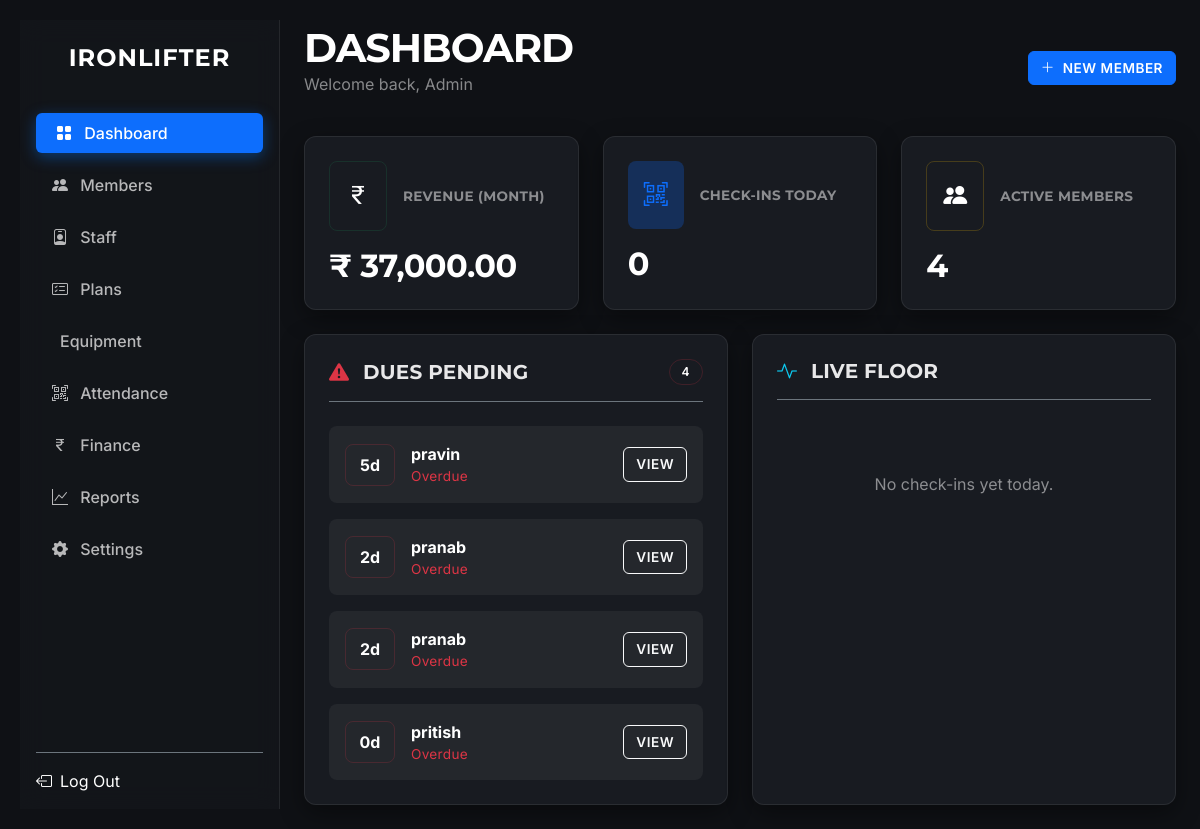
The page / (signed in) on the database its author committed.
### src/models/__init__.py (models this page shows, shortened)
class Member(db.Model):
    __tablename__ = 'members'
    id = db.Column(db.Integer, primary_key=True)
    member_code = db.Column(db.String(MEMBER_CODE_LENGTH), unique=True, index=True)
    name = db.Column(db.String(100), nullable=False)
    phone = db.Column(db.String(20))
    email = db.Column(db.String(120))
    address = db.Column(db.Text)
    date_of_birth = db.Column(db.Date)
    gender = db.Column(db.String(10))
    photo_path = db.Column(db.String(255))
    emergency_contact_name = db.Column(db.String(100))
    emergency_contact_phone = db.Column(db.String(20))
    emergency_contact_relation = db.Column(db.String(50))
    plan_id = db.Column(db.Integer, db.ForeignKey('plans.id'))
    plan_price_at_join = db.Column(db.Integer)
    join_date = db.Column(db.Date, default=date.today)
    expiry_date = db.Column(db.Date)
    status = db.Column(db.String(20), default='Active')
    notes = db.Column(db.Text)
    created_at = db.Column(db.DateTime, default=datetime.utcnow)
    updated_at = db.Column(db.DateTime, default=datetime.utcnow, onupdate=datetime.utcnow)
    attendance_logs = db.relationship('Attendance', backref='member', lazy='dynamic', cascade="all, delete-orphan")
    measurements = db.relationship('Measurement', backref='member', lazy='dynamic', cascade="all, delete-orphan")
    transactions = db.relationship('Transaction', backref='member', lazy='dynamic', cascade="all, delete-orphan")

### src/routes/main_routes.py (the view, shortened to what this page needs)
@main_bp.route('/')
@login_required
def dashboard():
    today = date.today()
    today_start = datetime.combine(today, time.min)
    today_end = datetime.combine(today, time.max)
    total_members = Member.query.count()
    active_members = Member.query.filter(
        Member.status == 'Active',
        Member.expiry_date >= today
    ).count()
    checkins_today = Attendance.query.filter(
        Attendance.timestamp.between(today_start, today_end)
    ).count()
    seven_days_out = today + timedelta(days=7)
    expiring_soon = db.session.query(Member, Plan).join(Plan).filter(
        Member.status == 'Active',
        Member.expiry_date <= seven_days_out,
        Member.expiry_date >= (today - timedelta(days=30))
    ).order_by(Member.expiry_date.asc()).all()
    upcoming_dues = []
    for member, plan in expiring_soon:
        upcoming_dues.append({
            'id': member.id,
            'name': member.name,
            'plan_name': plan.name,
            'expiry_date': member.expiry_date,
            'days_left': (member.expiry_date - today).days
        })
    todays_checkins = db.session.query(Attendance, Member, Plan).join(
        Member, Attendance.member_id == Member.id
    ).outerjoin(
        Plan, Member.plan_id == Plan.id
    ).filter(
        Attendance.timestamp.between(today_start, today_end)
    ).order_by(Attendance.timestamp.desc()).limit(20).all()
    checkin_list = []
    first_of_month = today.replace(day=1)
    current_month_revenue = db.session.query(func.sum(Transaction.amount)).filter(
        Transaction.date >= first_of_month
    ).scalar() or 0
    return render_template('dashboard.html',
        active_page='dashboard',
        total_members=total_members,
        active_members=active_members,
        checkins_today=checkins_today,
        upcoming_dues=upcoming_dues,
        todays_checkins=checkin_list,
        current_month_revenue=f"{current_month_revenue:,.2f}"
    )

### src/templates/dashboard.html (shortened to what this page needs)
{% extends "base.html" %}
{% block content %}
<div class="container fade-in">
    <div class="d-flex justify-content-between align-items-center mb-4">
        <div>
            <h1 class="fw-bold text-white mb-0">Dashboard</h1>
            <p class="text-white-50">Welcome back, Admin</p>
        </div>
        <a href="{{ url_for('members.new_member') }}" class="btn btn-primary px-4 py-2">
            <i class="bi bi-plus-lg me-2"></i>New Member
        </a>
    </div>
    <div class="row g-4 mb-4">
        <div class="col-md-4">
            <a href="{{ url_for('finance.finance_dashboard') }}" class="card h-100 p-4 text-decoration-none text-white transition-hover">
                <div class="d-flex align-items-center mb-3">
                    <div class="rounded-3 p-3 bg-success bg-opacity-25 text-success">
                        <i class="bi bi-currency-rupee fs-4"></i>
                    </div>
                    <div class="ms-3">
                        <h6 class="text-white-50 mb-0 text-uppercase small fw-bold">Revenue (Month)</h6>
                    </div>
                </div>
                <h2 class="fw-bold mb-0">₹ {{ current_month_revenue }}</h2>
            </a>
        </div>
        <div class="col-md-4">
            <a href="{{ url_for('main.attendance') }}" class="card h-100 p-4 text-decoration-none text-white transition-hover">
                <div class="d-flex align-items-center mb-3">
                    <div class="rounded-3 p-3 bg-primary bg-opacity-25 text-primary">
                        <i class="bi bi-qr-code-scan fs-4"></i>
                    </div>
                    <div class="ms-3">
                        <h6 class="text-white-50 mb-0 text-uppercase small fw-bold">Check-ins Today</h6>
                    </div>
                </div>
                <h2 class="fw-bold mb-0">{{ checkins_today }}</h2>
            </a>
        </div>
        <div class="col-md-4">
            <a href="{{ url_for('members.list_members') }}" class="card h-100 p-4 text-decoration-none text-white transition-hover">
                <div class="d-flex align-items-center mb-3">
                    <div class="rounded-3 p-3 bg-warning bg-opacity-25 text-warning">
                        <i class="bi bi-people-fill fs-4"></i>
                    </div>
                    <div class="ms-3">
                        <h6 class="text-white-50 mb-0 text-uppercase small fw-bold">Active Members</h6>
                    </div>
                </div>
                <h2 class="fw-bold mb-0">{{ active_members }}</h2>
            </a>
        </div>
    </div>
    <div class="row g-4">
        <div class="col-lg-6">
            <div class="card h-100 p-4">
                <div class="d-flex justify-content-between align-items-center mb-4 border-bottom border-secondary pb-3">
                    <h5 class="fw-bold mb-0"><i class="bi bi-exclamation-triangle-fill text-danger me-2"></i> Dues Pending</h5>
                    <span class="badge bg-danger rounded-pill">{{ upcoming_dues|length }}</span>
                </div>
                {% if upcoming_dues %}
                    <div class="d-flex flex-column gap-3">
                        {% for m in upcoming_dues %}
                        <div class="d-flex align-items-center p-3 rounded-3" style="background: rgba(255, 255, 255, 0.05);">
                            <div class="rounded-3 p-2 bg-danger bg-opacity-10 text-danger fw-bold text-center" style="width: 50px;">
                                {{ m.days_left|abs }}d
                            </div>
                            <div class="ms-3 flex-grow-1">
                                <div class="fw-bold">{{ m.name }}</div>
                                <div class="small text-danger">Overdue</div>
                            </div>
                            <a href="{{ url_for('members.list_members') }}" class="btn btn-sm btn-outline-light">View</a>
                        </div>
                        {% endfor %}
                    </div>
                {% else %}
                    <div class="text-center py-5 text-white-50">
                        <i class="bi bi-check-circle display-4 mb-3 d-block opacity-25"></i>
                        All payments clear!
                    </div>
                {% endif %}
            </div>
        </div>
        <div class="col-lg-6">
            <div class="card h-100 p-4">
                <div class="d-flex justify-content-between align-items-center mb-4 border-bottom border-secondary pb-3">
                    <h5 class="fw-bold mb-0"><i class="bi bi-activity text-info me-2"></i> Live Floor</h5>
                </div>
                {% if todays_checkins %}
                    <div class="d-flex flex-column gap-3">
                        {% for c in todays_checkins %}
                        <div class="d-flex align-items-center p-3 rounded-3" style="background: rgba(255, 255, 255, 0.05);">
                            <div class="text-white-50 small font-monospace me-3">
                                {{ c.time.split(' ')[0] }}
                            </div>
                            <div>
                                <div class="fw-bold">{{ c.name }}</div>
                                <div class="small text-white-50">{{ c.plan_name }}</div>
                            </div>
                        </div>
                        {% endfor %}
                    </div>
                {% else %}
                    <div class="text-center py-5 text-white-50">
                        No check-ins yet today.
                    </div>
                {% endif %}
            </div>
        </div>
    </div>
</div>
{% endblock %}

### src/static/css/style.css (style rules this page uses)
:root { --primary-color: #0d6efd; --accent: #E6AF2E; --background-dark: #0f1115; --sidebar-bg: rgba(20, 23, 28, 0.7); --card-bg: #181b21; --text-main: #ffffff; --text-muted: #a0a0a0; --font-heading: 'Montserrat', -apple-system, system-ui, sans-serif; --font-body: 'Inter', -apple-system, system-ui, sans-serif; --glass-border: rgba(255, 255, 255, 0.08); --card-shadow: 0 8px 24px rgba(0, 0, 0, 0.4); --space-xs: 4px; --space-sm: 8px; --space-md: 16px; --space-lg: 24px; --space-xl: 32px; --lh-tight: 1.2; --lh-base: 1.5; }
h1, h2, h3, h4, h5, h6, .navbar-brand, .modal-title, .badge { font-family: var(--font-heading); text-transform: uppercase; letter-spacing: 1px; font-weight: 500; }
body { background-color: var(--background-dark) !important; color: #e0e0e0 !important; font-family: var(--font-body); -webkit-font-smoothing: antialiased; }
.wrapper, .main-panel, .content, .container, .container-fluid { background-color: transparent !important; }
a { text-decoration: none; transition: color 0.2s; }
h1, h2, h3, h4, h5, h6, .navbar-brand { font-family: var(--font-heading); color: #fff; margin-top: 0; margin-bottom: var(--space-md); line-height: var(--lh-tight); }
h1, .display-1, .display-4 { font-weight: 800; letter-spacing: -1px; }
h2, h3 { font-weight: 700; letter-spacing: -0.5px; }
h4, h5, h6 { font-weight: 600; letter-spacing: 0.2px; text-transform: uppercase; color: rgba(255, 255, 255, 0.9); }
p { margin-bottom: var(--space-md); line-height: var(--lh-base); color: rgba(255, 255, 255, 0.75); }
.small, small { font-size: 0.85rem; letter-spacing: 0.3px; }
.card { background-color: var(--card-bg) !important; border: 1px solid var(--glass-border) !important; border-radius: 12px; box-shadow: var(--card-shadow); color: #fff; transition: transform 0.2s ease, box-shadow 0.2s ease, border-color 0.2s; }
.badge { font-family: var(--font-body); font-weight: 600; letter-spacing: 0.5px; padding: 6px 12px; border-radius: 6px; text-transform: uppercase; font-size: 0.75rem; }
.bg-success, .badge-success { background-color: var(--success-bg) !important; color: var(--success-text) !important; border: 1px solid rgba(25, 135, 84, 0.2); }
.bg-danger, .badge-danger { background-color: var(--danger-bg) !important; color: var(--danger-text) !important; border: 1px solid rgba(220, 53, 69, 0.2); }
.bg-warning, .badge-warning { background-color: var(--warning-bg) !important; color: var(--warning-text) !important; border: 1px solid rgba(255, 193, 7, 0.2); }
.btn { border-radius: 6px !important; padding: 0.375rem 0.75rem !important; font-weight: 600; text-transform: uppercase; font-size: 0.85rem; letter-spacing: 0.5px; transition: all 0.2s ease; box-shadow: none !important; }
.btn-primary { background-color: var(--primary-color); border-color: var(--primary-color); }

### src/templates/dashboard.html (style rules this page uses)
.transition-hover { transition: transform 0.2s ease, box-shadow 0.2s ease; }

### rows shown on the page
Member: days_left|abs "5", name "pravin"
Member: name "pranab"
Member: name "pranab"
Member: name "pritish"

### other values the page prints
{{ current_month_revenue }} "37,000.00"
{{ checkins_today }} "0"
{{ active_members }} "4"
{{ upcoming_dues|length }} "4"
{{ m.days_left|abs }} "2" "2" "0"
